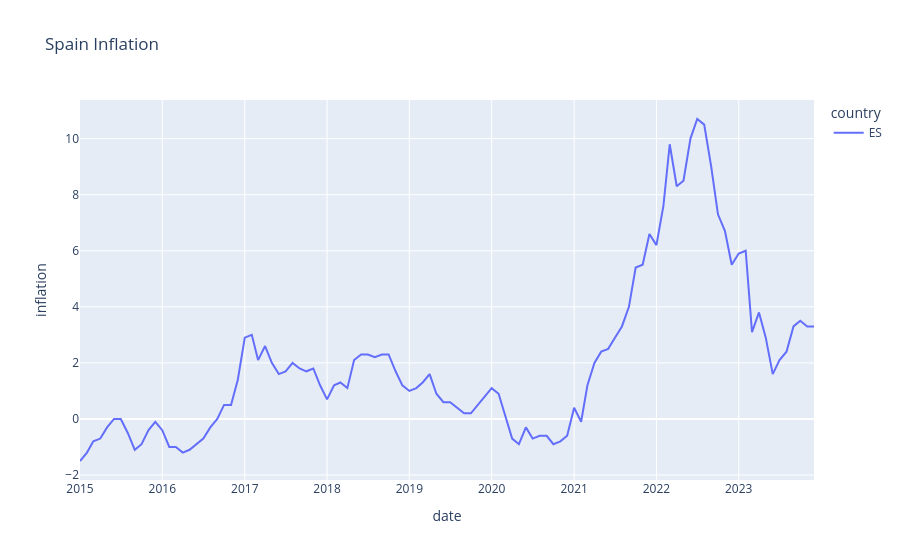

The cell this chart's notebook holds for it:
### Code cell
countries_selected = ["ES"]

df_filtered = df[df["country"].isin(countries_selected)]

fig = px.line(
    df_filtered,
    x="date",
    y="inflation",
    color="country",
    title="Spain Inflation"
)

fig.show()
